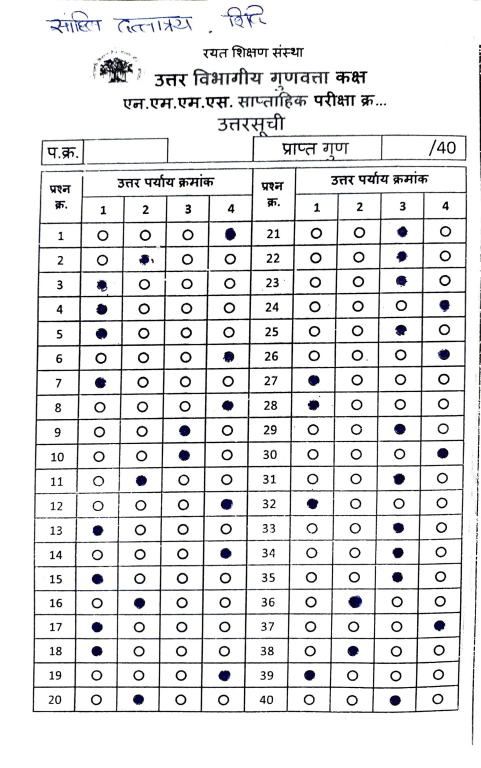
#> input picture testS.jpg, 961 x 1536 px (shown at 1/2 size)
$ python 'omr_scanner(1).py' testS.jpg out.png
#> lines starting #> are read from the running program, lines starting #| are printed output that depends on the picture; after the words box and inside, x2 and y2 are one past the last pixel; in counts of white or black regions, pixels touching at a corner belong together
"""
OMR Checker - Updated with Advanced Pen Marking Detection (Backup Copy)

This is a backup copy of the improved OMR scanner. The main version is omr_scanner.py
"""

import cv2
import numpy as np
import json
import sys


def detect_bubbles(img_path, debug_out=None):
    """
    Detect bubbles on OMR sheet using adaptive detection method.
    This function works with pen marks and phone camera images.

    Args:
        img_path: Path to the OMR sheet image
        debug_out: Optional path to save debug visualization

    Returns:
        tuple: (answers, flags, raw_results)
    """
#> called with img_path = 'testS.jpg', debug_out = 'out.png'
    img = cv2.imread(img_path)
#> img is the input picture: shape (1536, 961, 3); mean B, G, R 231.1, 230.3, 230.3
    orig = img.copy()
    gray = cv2.cvtColor(img, cv2.COLOR_BGR2GRAY)
    gray_blur = cv2.medianBlur(gray, 5)
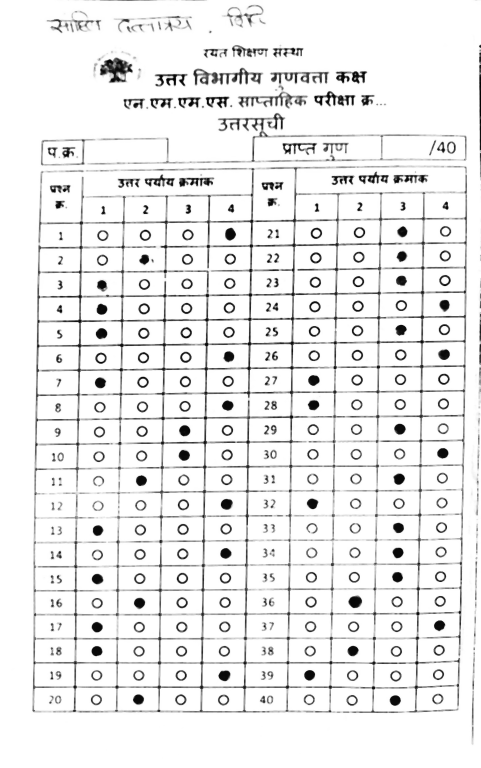
#> gray_blur: shape (1536, 961) (shown at 1/2 size); min 1, max 255, mean 235.9
    h, w = gray.shape
#> h = 1536; w = 961

    # --- Step 1: find circles to CALIBRATE the grid (columns, rows, radius) ---
    circles = cv2.HoughCircles(
        gray_blur, cv2.HOUGH_GRADIENT, dp=1, minDist=20,
        param1=60, param2=22, minRadius=10, maxRadius=22
    )
#> circles = 147 rows, first 8: [288.5, 568.5, 11.1], [374.5, 518.5, 11.1], [889.5, 560.5, 11.4], [362.5, 1302.5, 11.1], [797.5, 1006.5, 11.1], [365.5, 1107.5, 10.5], [459.5, 566.5, 10.5], [709.5, 1203.5, 11.8]
    if circles is None:
        raise RuntimeError(f"No circles found in {img_path}")
    circles = np.round(circles[0]).astype(int)  # x, y, r
#> circles = 147 rows, first 8: [288, 568, 11], [374, 518, 11], [890, 560, 11], [362, 1302, 11], [798, 1006, 11], [366, 1108, 10], [460, 566, 10], [710, 1204, 12]

    # drop edge noise (page border, handwriting, roll-no box)
    circles = [c for c in circles if 50 < c[0] < w - 50 and 250 < c[1] < h - 30]
#> circles = 144 items, first 6: [288, 568, 11], [374, 518, 11], [890, 560, 11], [362, 1302, 11], [798, 1006, 11], [366, 1108, 10]

    # drop stray outliers above the grid (e.g. circular institute stamp/logo)
    ys_all = sorted(c[1] for c in circles)
#> ys_all = 144 values from 462 to 1400
    cut_y = None
    for i in range(1, min(15, len(ys_all))):
        if ys_all[i] - ys_all[i - 1] > 100:
            cut_y = ys_all[i]
#> this loop made 14 passes
    if cut_y is not None:
        circles = [c for c in circles if c[1] >= cut_y]

    pts = np.array([[c[0], c[1]] for c in circles])
#> pts = 144 pairs, first value 192 to 890, second value 462 to 1400
    radius_est = int(np.median([c[2] for c in circles]))
#> radius_est = 11
    criteria = (cv2.TERM_CRITERIA_EPS + cv2.TERM_CRITERIA_MAX_ITER, 100, 0.2)

    # split into the two column-blocks (Q1-20 left, Q21-40 right)
    xs = pts[:, 0].reshape(-1, 1).astype(np.float32)
#> xs = 144 values, max 890 at index 2, min 192 at index 16, mean 532.8

    # Check if we have enough points for clustering
    if len(xs) < 2:
        raise RuntimeError(f"Not enough circles detected: {len(xs)}. Need at least 2 circles.")

    # Use min of available points and 2 for block clustering
    n_block_clusters = min(2, len(xs))
#> n_block_clusters = 2
    _, block_labels, block_centers = cv2.kmeans(xs, n_block_clusters, None, criteria, 10, cv2.KMEANS_PP_CENTERS)
#> block_labels = 144 values, max 1 at index 2, min 0 at index 0, mean 0.486; block_centers = [324.3, 753.3]

    if n_block_clusters == 1:
        # Only one block detected, assume it's the left block
        left_block_id = 0
        block_labels = np.zeros_like(block_labels)
    else:
        left_block_id = int(np.argmin(block_centers.flatten()))
#> left_block_id = 0

    results = {}
    debug_img = orig.copy()

    for block_id, q_offset in [(left_block_id, 0), (1 - left_block_id, 20)]:
        mask = block_labels.flatten() == block_id
        block_pts = pts[mask]

        # --- calibrate 4 column centers (option 1-4, left to right) ---
        bxs = block_pts[:, 0].reshape(-1, 1).astype(np.float32)
        _, col_labels, col_centers = cv2.kmeans(bxs, 4, None, criteria, 10, cv2.KMEANS_PP_CENTERS)
        col_centers_sorted = sorted(col_centers.flatten().tolist())

        # --- calibrate row spacing (20 rows, evenly spaced top to bottom) ---
        ys = block_pts[:, 1].astype(np.float64)
        y_min, y_max = ys.min(), ys.max()
        row_pitch = (y_max - y_min) / 19.0

        # --- fit a per-column linear model x(row) = a*row + b ---
        # A single fixed x per column assumes the page is perfectly upright.
        # Real photos are slightly tilted/perspective-skewed, so a bubble's
        # true x can drift several px from row 1 to row 20. We fit a line per
        # column using the detected circles themselves so sampling tracks
        # that drift instead of using one static center for all 20 rows.
        cluster_order = np.argsort(col_centers.flatten())
        cluster_to_opt = {int(cluster_order[i]): i for i in range(4)}

        col_line = {}
        for opt_idx in range(4):
            xs_c, rows_c = [], []
            for i in range(len(block_pts)):
                if cluster_to_opt[int(col_labels[i][0])] != opt_idx:
                    continue
                px, py = block_pts[i]
                row_idx_guess = int(round((py - y_min) / row_pitch))
                xs_c.append(px)
                rows_c.append(row_idx_guess)
            if len(set(rows_c)) >= 2:
                a, b = np.polyfit(rows_c, xs_c, 1)
            else:
                a, b = 0.0, (xs_c[0] if xs_c else col_centers_sorted[opt_idx])
            col_line[opt_idx] = (a, b)

        # --- Step 2: sample the FULL theoretical grid directly from the image,
        # regardless of whether Hough found a circle there, using the fitted
        # per-column line so each row's sample lands on the true bubble even
        # under slight photo tilt/perspective. ---
        for row_idx in range(20):
            q_num = row_idx + 1 + q_offset
            y = int(round(y_min + row_idx * row_pitch))
            row_vals = {}
            for opt_idx in range(4):
                a, b = col_line[opt_idx]
                x = int(round(a * row_idx + b))
                mask_c = np.zeros(gray.shape, dtype=np.uint8)
                cv2.circle(mask_c, (x, y), max(radius_est - 3, 8), 255, -1)
                mean_val = cv2.mean(gray, mask=mask_c)[0]
                row_vals[opt_idx + 1] = mean_val
                cv2.circle(debug_img, (x, y), radius_est, (0, 255, 0), 2)
            results[q_num] = row_vals
#> this loop made 2 passes
#> (block_id, q_offset, col_centers, col_centers_sorted, y_min, y_max, row_pitch, cluster_order) on passes 1 to 2: (0, 0, [453.4, 197.8, 368.1, 282.5], [197.8, 282.5, 368.1, 453.4], 470, 1400, 48.95, [1, 3, 2, 0]), (1, 20, [625.1, 884.1, 797.2, 711.7], [625.1, 711.7, 797.2, 884.1], 462, 1400, 49.37, [0, 3, 2, 1])
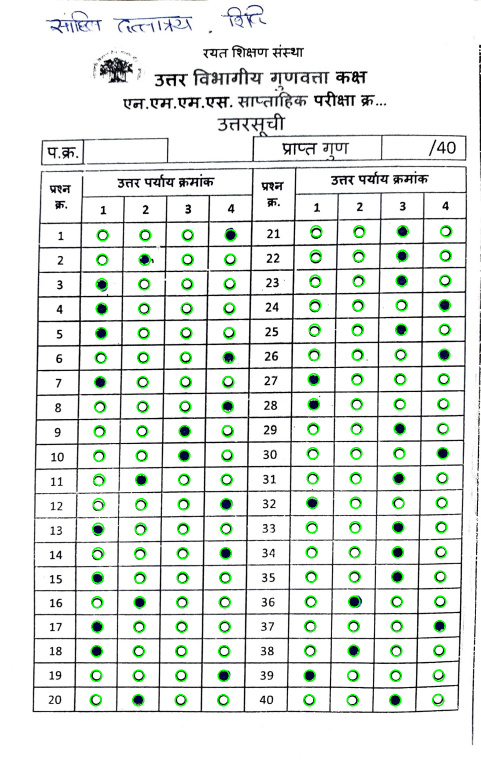
#> debug_img: shape (1536, 961, 3) (shown at 1/2 size); 2.21% of pixels changed, all inside (x1, y1, x2, y2) = (179, 450, 905, 1413)
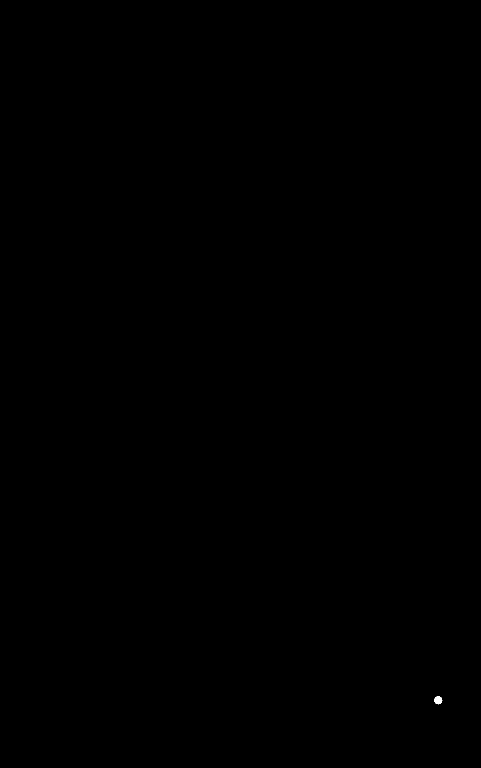
#> mask_c: shape (1536, 961) (shown at 1/2 size); 0.01% white; 1 white region, box (x1, y1, x2, y2) and area: (868, 1392, 885, 1409) 197
#> after the loop, results = 40 items

    if debug_out:
        cv2.imwrite(debug_out, debug_img)

    # --- Step 3: pick the filled (darkest) option per question ---
    answers = {}
    flags = {}
    for q in sorted(results.keys()):
        opts = results[q]
        sorted_opts = sorted(opts.items(), key=lambda x: x[1])
        darkest_opt, darkest_val = sorted_opts[0]
        second_val = sorted_opts[1][1]
        gap = second_val - darkest_val

        if darkest_val < 190 and gap > 15:
            answers[q] = darkest_opt
        elif darkest_val < 190:
            answers[q] = darkest_opt
            flags[q] = "low_confidence_gap"
        else:
            answers[q] = None
            flags[q] = "no_clear_mark"
#> this loop made 40 passes
#> (opts, sorted_opts, darkest_opt, darkest_val, second_val, gap) on passes 1 to 6: ({1: 231.3, 2: 228.8, 3: 225.4, 4: 8.98}, [(4, 8.98), (3, 225.4), (2, 228.8), (1, 231.3)], 4, 8.98, 225.4, 216.5), ({1: 227.9, 2: 19.59, 3: 224.7, 4: 214.3}, [(2, 19.59), (4, 214.3), (3, 224.7), (1, 227.9)], 2, 19.59, 214.3, 194.8), ({1: 15.74, 2: 230, 3: 222.2, 4: 214.2}, [(1, 15.74), (4, 214.2), (3, 222.2), (2, 230)], 1, 15.74, 214.2, 198.5), ({1: 10.62, 2: 223.5, 3: 222.2, 4: 209.5}, [(1, 10.62), (4, 209.5), (3, 222.2), (2, 223.5)], 1, 10.62, 209.5, 198.9), ({1: 12.38, 2: 222.6, 3: 214.9, 4: 207.3}, [(1, 12.38), (4, 207.3), (3, 214.9), (2, 222.6)], 1, 12.38, 207.3, 194.9), ({1: 216.3, 2: 224, 3: 216.3, 4: 21.74}, [(4, 21.74), (1, 216.3), (3, 216.3), (2, 224)], 4, 21.74, 216.3, 194.5)
#> (sorted_opts, darkest_opt, darkest_val, second_val, gap) on passes 13, 14, 15, 17, 24, 26: ([(1, 25.93), (2, 196.6), (3, 215.8), (4, 234.4)], 1, 25.93, 196.6, 170.7), ([(4, 9.16), (1, 190.4), (2, 196.8), (3, 214.8)], 4, 9.16, 190.4, 181.3), ([(1, 15.83), (2, 204), (3, 214.8), (4, 229)], 1, 15.83, 204, 188.2), ([(1, 9.74), (2, 222.6), (3, 223.8), (4, 235)], 1, 9.74, 222.6, 212.9), ([(4, 12.97), (1, 180.3), (2, 204), (3, 224.8)], 4, 12.97, 180.3, 167.3), ([(4, 16.16), (1, 201.1), (2, 214.7), (3, 233.3)], 4, 16.16, 201.1, 184.9)
#> after the loop, answers = 40 items; flags = 0 items

    return answers, flags, results


# [53 lines left out: functions score_sheet, batch_to_excel, not called in this run]


if __name__ == "__main__":
    if len(sys.argv) > 1 and sys.argv[1] == "--batch":
        out_xlsx = sys.argv[2]
        images = sys.argv[3:]
        batch_to_excel(images, out_xlsx)
        print(f"Saved results for {len(images)} sheet(s) to {out_xlsx}")
    else:
        img_path = sys.argv[1]
        debug_out = sys.argv[2] if len(sys.argv) > 2 else None
        answers, flags, raw = detect_bubbles(img_path, debug_out)
#> answers = 40 items; flags = 0 items; raw = 40 items
        print(json.dumps({"answers": answers, "flags": flags}, indent=2))
#> (printed output is left out)
